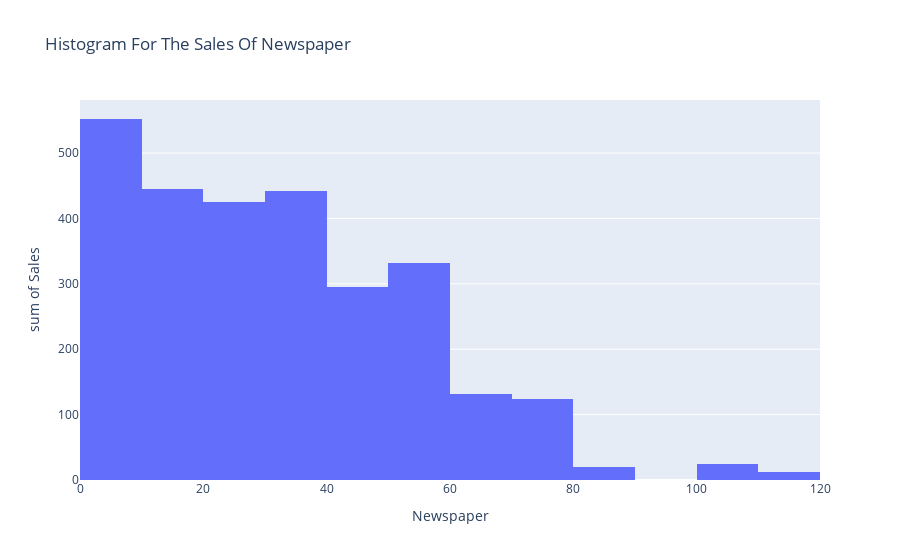

The code cell stored with this chart in its notebook:
### Code cell
px.histogram(df, x='Newspaper', y='Sales', title='Histogram For The Sales Of Newspaper')

### Figure 1 — Plotly figure (JSON) as saved in the notebook; plotly's stock layout.template omitted (floating-point values rounded to 4 significant figures; data arrays with more than 128 entries replaced by an {"elided": "..."} marker saying what was removed)
{"data": [{"alignmentgroup": "True", "bingroup": "x", "histfunc": "sum", "hovertemplate": "Newspaper=%{x}<br>sum of Sales=%{y}<extra></extra>", "legendgroup": "", "marker": {"color": "#636efa", "pattern": {"shape": ""}}, "name": "", "offsetgroup": "", "orientation": "v", "showlegend": false, "type": "histogram", "x": {"elided": "200 float values"}, "xaxis": "x", "y": {"elided": "200 float values"}, "yaxis": "y"}], "layout": {"barmode": "relative", "legend": {"tracegroupgap": 0}, "title": {"text": "Histogram For The Sales Of Newspaper"}, "xaxis": {"anchor": "y", "domain": [0, 1], "title": {"text": "Newspaper"}}, "yaxis": {"anchor": "x", "domain": [0, 1], "title": {"text": "sum of Sales"}}}}
